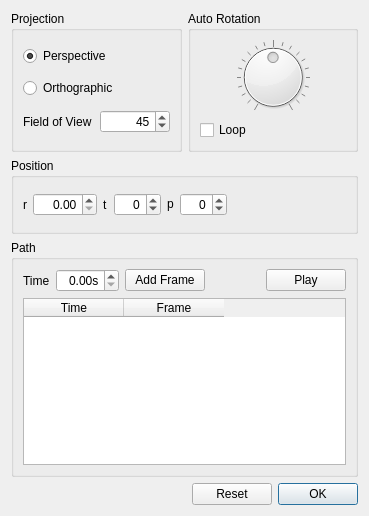
<?xml version="1.0" encoding="UTF-8"?>
<ui version="4.0">
 <class>CameraDialog</class>
 <widget class="QDialog" name="CameraDialog">
  <property name="geometry">
   <rect>
    <x>0</x>
    <y>0</y>
    <width>369</width>
    <height>516</height>
   </rect>
  </property>
  <property name="windowTitle">
   <string>Configure Camera</string>
  </property>
  <layout class="QVBoxLayout" name="verticalLayout_4">
   <item>
    <layout class="QHBoxLayout" name="horizontalLayout_4">
     <item>
      <widget class="QGroupBox" name="groupBox_3">
       <property name="title">
        <string>Projection</string>
       </property>
       <layout class="QVBoxLayout" name="verticalLayout">
        <item>
         <widget class="QRadioButton" name="perspectiveButton">
          <property name="text">
           <string>Perspective</string>
          </property>
          <property name="checked">
           <bool>true</bool>
          </property>
         </widget>
        </item>
        <item>
         <widget class="QRadioButton" name="orthographicButton">
          <property name="text">
           <string>Orthographic</string>
          </property>
         </widget>
        </item>
        <item>
         <layout class="QHBoxLayout" name="horizontalLayout">
          <item>
           <widget class="QLabel" name="fieldOfViewLabel">
            <property name="text">
             <string>Field of View</string>
            </property>
           </widget>
          </item>
          <item>
           <widget class="QSpinBox" name="fieldOfView">
            <property name="alignment">
             <set>Qt::AlignRight|Qt::AlignTrailing|Qt::AlignVCenter</set>
            </property>
            <property name="minimum">
             <number>5</number>
            </property>
            <property name="maximum">
             <number>180</number>
            </property>
            <property name="singleStep">
             <number>5</number>
            </property>
            <property name="value">
             <number>45</number>
            </property>
           </widget>
          </item>
         </layout>
        </item>
       </layout>
      </widget>
     </item>
     <item>
      <widget class="QGroupBox" name="groupBox_4">
       <property name="title">
        <string>Auto Rotation</string>
       </property>
       <layout class="QVBoxLayout" name="verticalLayout_3">
        <item>
         <widget class="QDial" name="autoRotation">
          <property name="minimum">
           <number>-10</number>
          </property>
          <property name="maximum">
           <number>10</number>
          </property>
          <property name="notchesVisible">
           <bool>true</bool>
          </property>
         </widget>
        </item>
        <item>
         <widget class="QCheckBox" name="loopCheckBox">
          <property name="text">
           <string>Loop</string>
          </property>
         </widget>
        </item>
       </layout>
      </widget>
     </item>
    </layout>
   </item>
   <item>
    <widget class="QGroupBox" name="groupBox_2">
     <property name="title">
      <string>Position</string>
     </property>
     <layout class="QHBoxLayout" name="horizontalLayout_5">
      <item>
       <widget class="QLabel" name="label">
        <property name="text">
         <string>r</string>
        </property>
       </widget>
      </item>
      <item>
       <widget class="QDoubleSpinBox" name="rValue">
        <property name="alignment">
         <set>Qt::AlignRight|Qt::AlignTrailing|Qt::AlignVCenter</set>
        </property>
        <property name="minimum">
         <double>0.000000000000000</double>
        </property>
        <property name="maximum">
         <double>999.990000000000009</double>
        </property>
       </widget>
      </item>
      <item>
       <widget class="QLabel" name="thetaLabel">
        <property name="text">
         <string>t</string>
        </property>
       </widget>
      </item>
      <item>
       <widget class="QSpinBox" name="thetaValue">
        <property name="wrapping">
         <bool>true</bool>
        </property>
        <property name="alignment">
         <set>Qt::AlignRight|Qt::AlignTrailing|Qt::AlignVCenter</set>
        </property>
        <property name="correctionMode">
         <enum>QAbstractSpinBox::CorrectToNearestValue</enum>
        </property>
        <property name="maximum">
         <number>180</number>
        </property>
        <property name="singleStep">
         <number>15</number>
        </property>
        <property name="value">
         <number>0</number>
        </property>
       </widget>
      </item>
      <item>
       <widget class="QLabel" name="phiLabel">
        <property name="text">
         <string>&lt;html&gt;&lt;head/&gt;&lt;body&gt;&lt;p&gt;p&lt;/p&gt;&lt;/body&gt;&lt;/html&gt;</string>
        </property>
       </widget>
      </item>
      <item>
       <widget class="QSpinBox" name="phiValue">
        <property name="wrapping">
         <bool>true</bool>
        </property>
        <property name="alignment">
         <set>Qt::AlignRight|Qt::AlignTrailing|Qt::AlignVCenter</set>
        </property>
        <property name="correctionMode">
         <enum>QAbstractSpinBox::CorrectToNearestValue</enum>
        </property>
        <property name="maximum">
         <number>360</number>
        </property>
        <property name="singleStep">
         <number>15</number>
        </property>
       </widget>
      </item>
      <item>
       <spacer name="horizontalSpacer_4">
        <property name="orientation">
         <enum>Qt::Horizontal</enum>
        </property>
        <property name="sizeHint" stdset="0">
         <size>
          <width>55</width>
          <height>35</height>
         </size>
        </property>
       </spacer>
      </item>
     </layout>
    </widget>
   </item>
   <item>
    <widget class="QGroupBox" name="groupBox">
     <property name="title">
      <string>Path</string>
     </property>
     <layout class="QVBoxLayout" name="verticalLayout_2">
      <item>
       <layout class="QHBoxLayout" name="horizontalLayout_3">
        <item>
         <widget class="QLabel" name="label_2">
          <property name="text">
           <string>Time</string>
          </property>
         </widget>
        </item>
        <item>
         <widget class="QDoubleSpinBox" name="time">
          <property name="alignment">
           <set>Qt::AlignRight|Qt::AlignTrailing|Qt::AlignVCenter</set>
          </property>
          <property name="suffix">
           <string>s</string>
          </property>
         </widget>
        </item>
        <item>
         <widget class="QPushButton" name="addFrameButton">
          <property name="text">
           <string>Add Frame</string>
          </property>
          <property name="autoDefault">
           <bool>false</bool>
          </property>
         </widget>
        </item>
        <item>
         <spacer name="horizontalSpacer">
          <property name="orientation">
           <enum>Qt::Horizontal</enum>
          </property>
          <property name="sizeHint" stdset="0">
           <size>
            <width>40</width>
            <height>20</height>
           </size>
          </property>
         </spacer>
        </item>
        <item>
         <widget class="QPushButton" name="playButton">
          <property name="text">
           <string>Play</string>
          </property>
          <property name="autoDefault">
           <bool>false</bool>
          </property>
         </widget>
        </item>
       </layout>
      </item>
      <item>
       <widget class="QTableWidget" name="frameTable">
        <column>
         <property name="text">
          <string>Time</string>
         </property>
        </column>
        <column>
         <property name="text">
          <string>Frame</string>
         </property>
        </column>
       </widget>
      </item>
     </layout>
    </widget>
   </item>
   <item>
    <layout class="QHBoxLayout" name="horizontalLayout_2">
     <item>
      <spacer name="horizontalSpacer_2">
       <property name="orientation">
        <enum>Qt::Horizontal</enum>
       </property>
       <property name="sizeHint" stdset="0">
        <size>
         <width>40</width>
         <height>20</height>
        </size>
       </property>
      </spacer>
     </item>
     <item>
      <widget class="QPushButton" name="resetButton">
       <property name="text">
        <string>Reset</string>
       </property>
       <property name="autoDefault">
        <bool>false</bool>
       </property>
      </widget>
     </item>
     <item>
      <widget class="QPushButton" name="okButton">
       <property name="text">
        <string>OK</string>
       </property>
      </widget>
     </item>
    </layout>
   </item>
  </layout>
 </widget>
 <tabstops>
  <tabstop>frameTable</tabstop>
  <tabstop>addFrameButton</tabstop>
  <tabstop>autoRotation</tabstop>
  <tabstop>perspectiveButton</tabstop>
  <tabstop>time</tabstop>
  <tabstop>orthographicButton</tabstop>
  <tabstop>rValue</tabstop>
  <tabstop>playButton</tabstop>
  <tabstop>thetaValue</tabstop>
  <tabstop>resetButton</tabstop>
  <tabstop>okButton</tabstop>
  <tabstop>fieldOfView</tabstop>
  <tabstop>phiValue</tabstop>
 </tabstops>
 <resources/>
 <connections/>
</ui>
